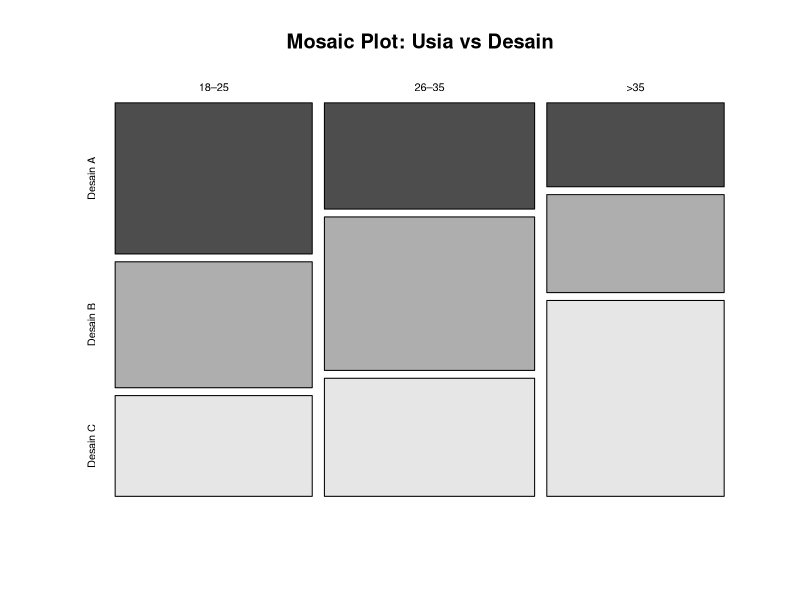
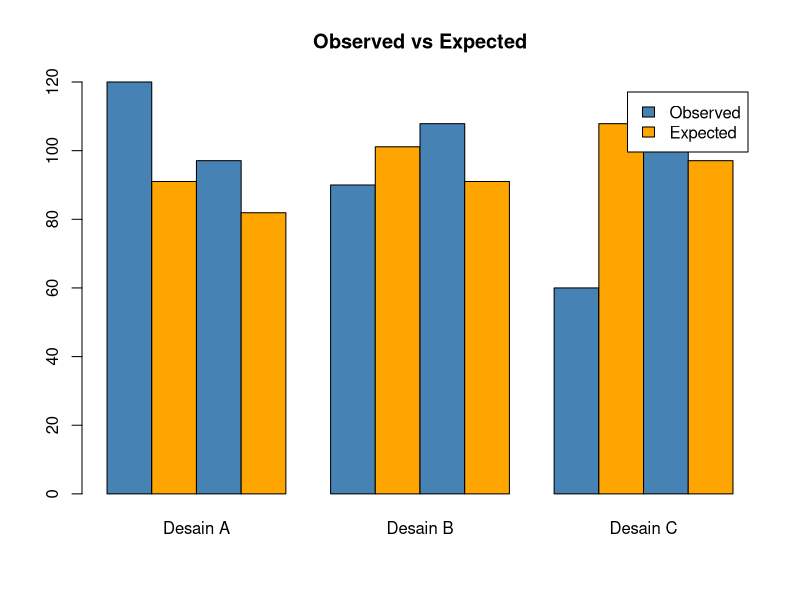

Write R code to recreate these figures, in order.
# Matriks Data
data <- matrix(c(120,100,80, 90,130,100, 60,70,140), nrow=3, byrow=TRUE)
colnames(data) <- c("Desain A", "Desain B", "Desain C")
rownames(data) <- c("18–25", "26–35", ">35")

# Mosaic Plot
mosaicplot(data, main="Mosaic Plot: Usia vs Desain", color=TRUE)

# Bar Plot: Observed vs Expected
observed <- as.vector(data)
expected <- chisq.test(data)$expected
barplot(rbind(observed, expected), beside=TRUE, col=c("steelblue", "orange"),
        legend=c("Observed", "Expected"), main="Observed vs Expected")
